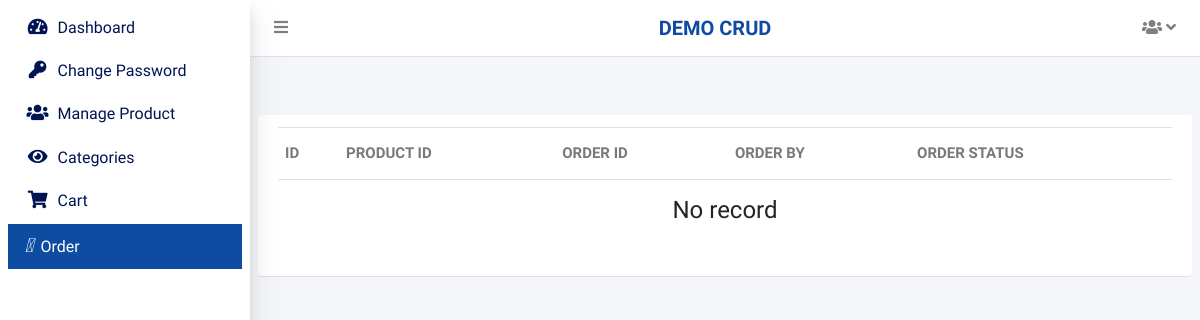
The app's page /admin/myorder.php (signed in), older data.
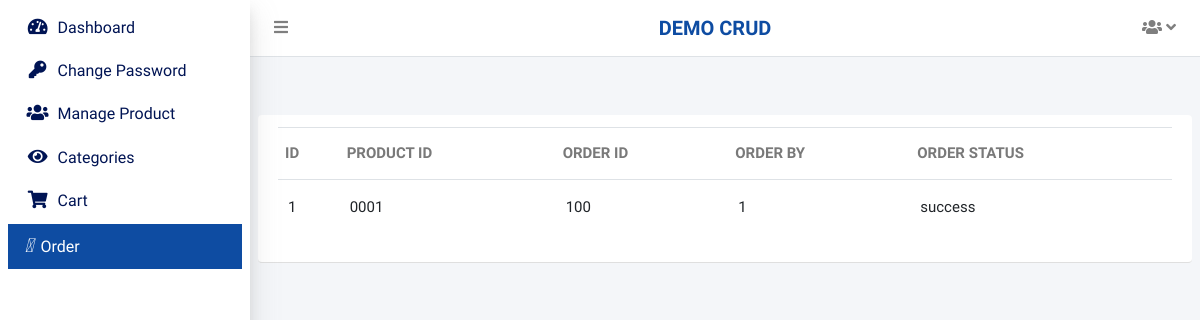
The same page, newer data.
### tables this page shows
CREATE TABLE `tbl_order` (
  `id` int(11) NOT NULL,
  `product_id` varchar(255) NOT NULL,
  `order_id` int(11) NOT NULL,
  `order_by` int(11) NOT NULL,
  `order_status` enum('success','failed','pending') NOT NULL
);

### include/DbConfig.php (called while the page is built, shortened)
<?php
class DbConfig
{
    private $_host = 'localhost';
    private $_username = 'root';
    private $_password = '';
    private $_database = 'projects';
    protected $connection;
    public function __construct()
    {
        if (!isset($this->connection)) {
            $this->connection = new mysqli($this->_host, $this->_username, $this->_password, $this->_database);
        }
        return $this->connection;
    }
}
?>

### include/Crud.php (called while the page is built, shortened)
<?php
include_once 'DbConfig.php';
class Crud extends DbConfig
{
    public function getData($query)
    {
        $result = $this->connection->query($query);
        $rows = array();
        while ($row = $result->fetch_assoc()) {
            $rows[] = $row;
        }
        return $rows;
    }
}
?>

### admin/myorder.php (the view, shortened to what this page needs)
<?php require("admin-header.php");
include_once 'DbConfig.php';
?>
<div class="content-wrapper">
    <section class="content-header">
    </section>
    <section class="content nw-list">
        <div class="row d-flex align-items-stretch">
            <div class="col-lg-12">
                <div class="card-body listing-list">
                    <div class="table-tabs w-100 float-left">
                        <?php
				    	$where = '   ';
						?>
                        <table class="table style-1 tbl-listings">
                            <thead>
                                <tr role="row">
                                    <th>Id</th>
									<th>Product id</th>
                                    <th>Order id</th>
                                    <th>Order by</th>
                                    <th>Order status</th>
                                </tr>
                            </thead>
                            <tbody>
                                <?php
								$sql = "SELECT COUNT(*) as count  FROM " . TABLE_PREFIX . "order where 1=1 $where order by id desc";
								$r = $crud->getData($sql);
								$totalrecord = $numopen = $numrows = $r[0]['count'];
								$rowsperpage = PAGINATION;
								$totalpages = ceil($numrows / $rowsperpage);
								if (isset($_GET['currentpage']) && is_numeric($_GET['currentpage'])) {
									$currentpage = (int) $_GET['currentpage'];
								} else {
									$currentpage = 1;
								}
								if ($currentpage > $totalpages) {
									$currentpage = $totalpages;
								}
								if ($currentpage < 1) {
									$currentpage = 1;
								}
								$offset = ($currentpage - 1) * $rowsperpage;
								$sql = "SELECT * FROM " . TABLE_PREFIX . "order where 1=1 $where order by id desc LIMIT " . $offset . ", " . $rowsperpage . "";
								$result = $crud->getData($sql);
								foreach ($result as $obj) {
								?>
                                <tr>
								    <td>
									<?php echo $obj['id'];  ?>
                                    </td>
                                    <td>
									<?php echo $obj['product_id'];  ?>
									</td>
                                    <td>
									<?php echo $obj['order_id']?>
									</td>
                                    <td>
									<?php echo $obj['order_by'];  ?>
									</td>
                                    <td>
									<?php echo $obj['order_status'];  ?>
									</td>
                                </tr>
                                <?php }
								?>
                                <?php
								if ($totalrecord <= 0) {
									echo "<tr><td colspan='9'><h4  class='text-center'>No record</h4></td></tr>";
								}
								?>
                            </tbody>
                        </table>
                    </div>
                </div>
            </div>
        </div>
    </section>
    <?php
	require("admin-footer.php");
	?>

Row changes from the older to the newer data that the page shows:
added tbl_order: id "1", product "0001", order "100", order_by "1", order_status "success"
Text that changed along with them:
text no longer shown: "No record"
